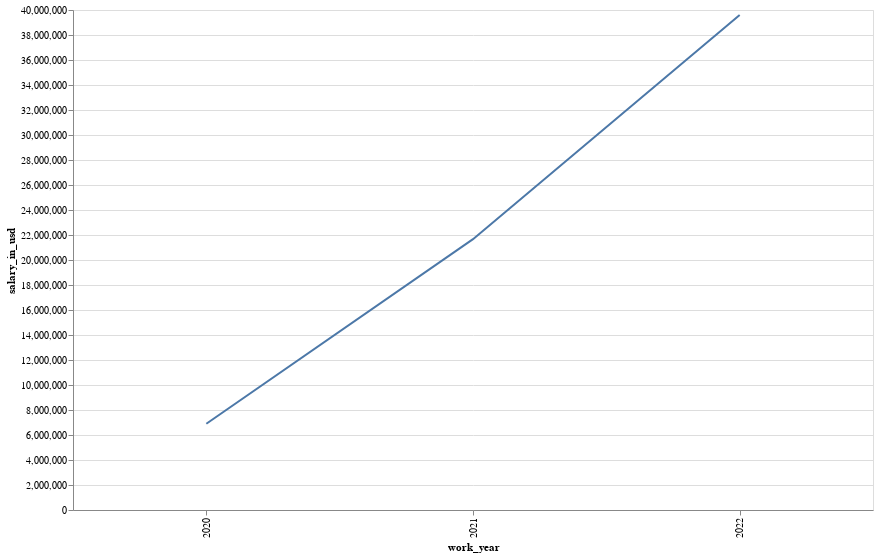

Notebook cell for this chart:
### Code cell
# Criando um filtro e plotando um gráfico de linhas

alt.Chart(
    df.groupby("work_year")
    .sum()
    .reset_index()
    .sort_values("work_year", ascending=False)
).mark_line().encode(y="salary_in_usd", x="work_year:N").properties(
    width=800, height=500
)

### Figure 1 — Vega-Lite specification as saved in the notebook (floating-point values rounded to 4 significant figures)
{"config": {"view": {"continuousWidth": 400, "continuousHeight": 300}}, "data": {"name": "data-f8e79815da30e653bb99dc56f42402e1"}, "mark": "line", "encoding": {"x": {"field": "work_year", "type": "nominal"}, "y": {"field": "salary_in_usd", "type": "quantitative"}}, "height": 500, "width": 800, "$schema": "https://vega.github.io/schema/vega-lite/v4.17.0.json", "datasets": {"data-f8e79815da30e653bb99dc56f42402e1": [{"work_year": 2022, "salary": 50507236, "salary_in_usd": 39597998}, {"work_year": 2021, "salary": 118628993, "salary_in_usd": 21668273}, {"work_year": 2020, "salary": 27531809, "salary_in_usd": 6898536}]}}
